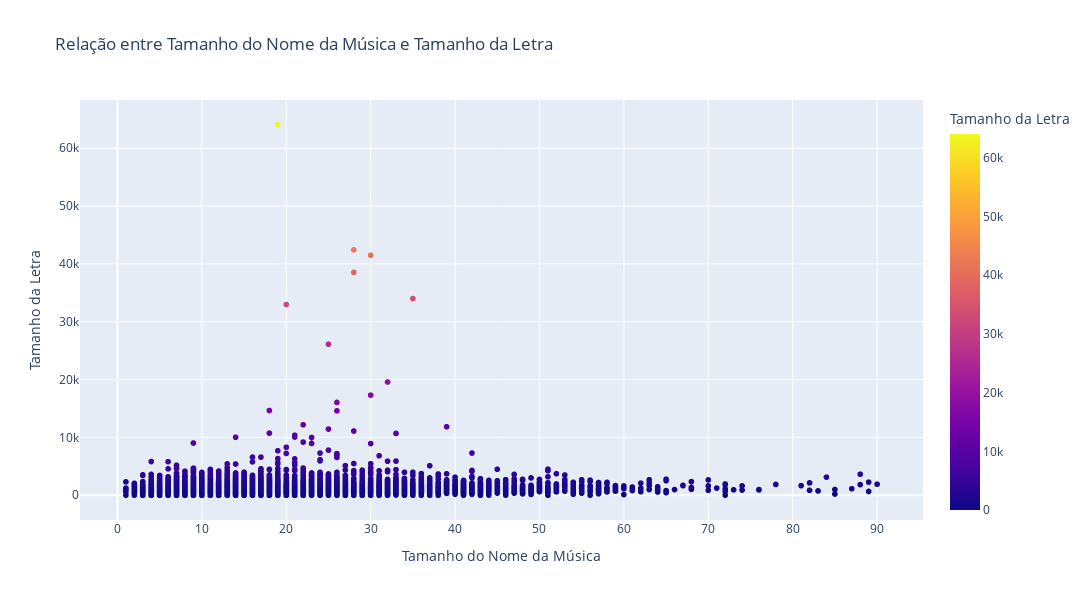

The notebook cell this image was saved under:
### Markdown cell above
### Relação entre Tamanho do Nome da Música e Tamanho da Letra

### Code cell
fig = px.scatter(df_lyrics,
                 x='musica_nome_lenght',
                 y='letra_lenght',
                 title='Relação entre Tamanho do Nome da Música e Tamanho da Letra',
                 labels={'musica_nome_lenght':'Tamanho do Nome da Música', 'letra_lenght':'Tamanho da Letra'},
                 color='letra_lenght',
                 height=600,
                 width=1400)

fig.show()

### Figure 1 — Plotly figure (JSON) as saved in the notebook; plotly's stock layout.template omitted (floating-point values rounded to 4 significant figures; data arrays with more than 128 entries replaced by an {"elided": "..."} marker saying what was removed)
{"data": [{"hovertemplate": "Tamanho do Nome da Música=%{x}<br>Tamanho da Letra=%{marker.color}<extra></extra>", "legendgroup": "", "marker": {"color": {"elided": "38754 int values"}, "coloraxis": "coloraxis", "symbol": "circle"}, "mode": "markers", "name": "", "showlegend": false, "type": "scattergl", "x": {"elided": "38754 int values"}, "xaxis": "x", "y": {"elided": "38754 int values"}, "yaxis": "y"}], "layout": {"coloraxis": {"colorbar": {"title": {"text": "Tamanho da Letra"}}, "colorscale": [[0, "#0d0887"], [0.1111, "#46039f"], [0.2222, "#7201a8"], [0.3333, "#9c179e"], [0.4444, "#bd3786"], [0.5556, "#d8576b"], [0.6667, "#ed7953"], [0.7778, "#fb9f3a"], [0.8889, "#fdca26"], [1, "#f0f921"]]}, "height": 600, "legend": {"tracegroupgap": 0}, "title": {"text": "Relação entre Tamanho do Nome da Música e Tamanho da Letra"}, "width": 1400, "xaxis": {"anchor": "y", "domain": [0, 1], "title": {"text": "Tamanho do Nome da Música"}}, "yaxis": {"anchor": "x", "domain": [0, 1], "title": {"text": "Tamanho da Letra"}}}}
